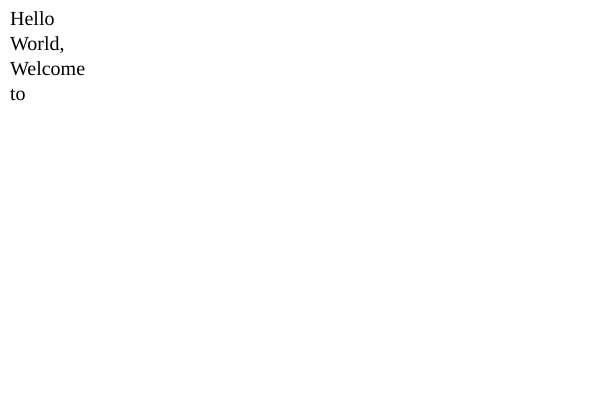
Frame 1 (no input)
Frame 60 (no input): identical to frame 1, image omitted
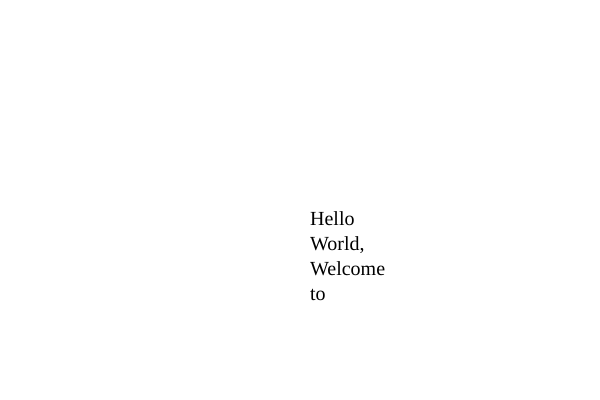
Frame 120 (the mouse pressed at the canvas centre since frame 60)

The p5.js sketch that drew these frames (run headless with seeded random() and noise() and a simulated clock; from frame 60 on, the mouse is pressed at the canvas centre):

// p5.js sketch
// ── sketch.js
//load Webfonts from https://www.google.com/fonts
/*kopieer hiervoor de link van de site, bijv. <link href='https://fonts.googleapis.com/css?family=Tangerine' rel='stylesheet' type='text/css'>
Je moet de link dan toevoegen in de html file die bij je project hoort. Hiervoor open je de sidebar door rechts bovenaan op het tandwieltje te klikken*/
function setup() {
  createCanvas(600,400);
  textFont("Tangerine");
  textSize(20);
  
}

function draw() {
  background(255);
  text("Hello World, Welcome to The Gluon Winter Lab",mouseX+10,mouseY+10,50,100); //textbox

  
}
